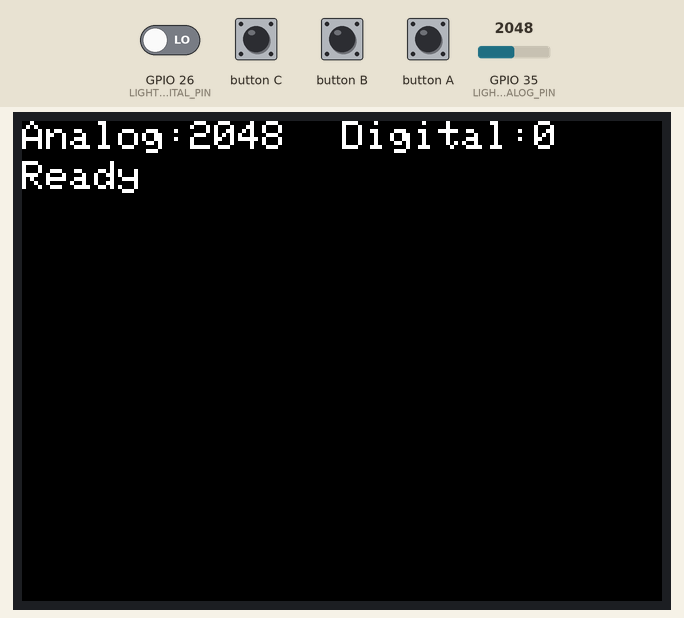
Simulated run of this program. Board: ESP32. Parts: 320×240 colour display. Inputs (shaded band) come from the test bench; at power-on: GPIO 35 (LIGHT_ANALOG_PIN) = 2048, GPIO 26 (LIGHT_DIGITAL_PIN) LOW.

Above: at 1.4 s.
1.5 s: button B pressed for 0.15 s
At 2.8 s:
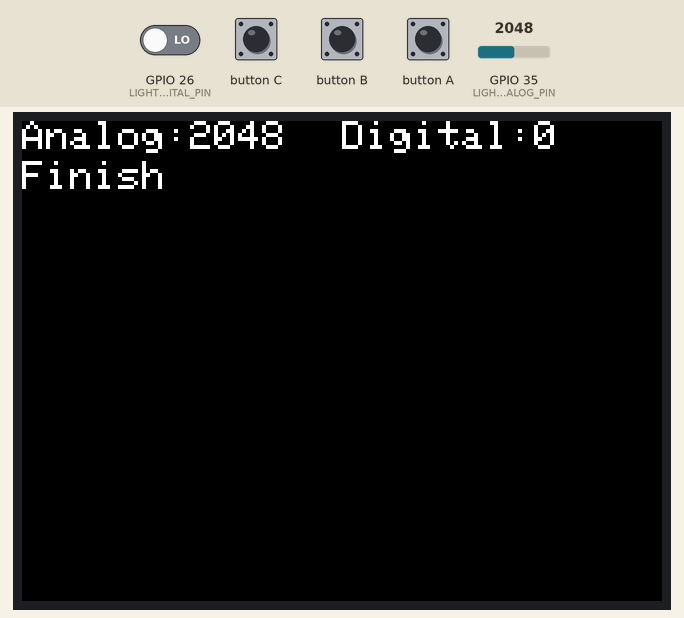
3.1 s: GPIO 35 (LIGHT_ANALOG_PIN) set to 2866
At 3.9 s:
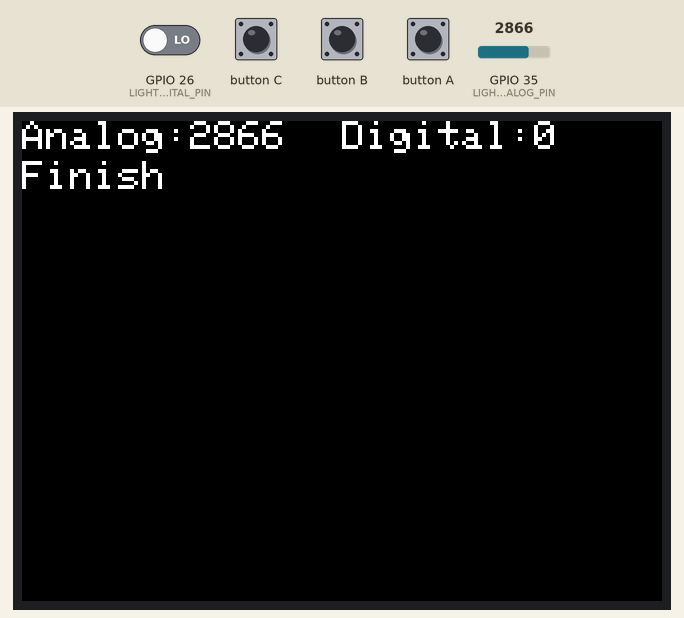
4.6 s: button A pressed for 0.15 s
At 6.0 s:
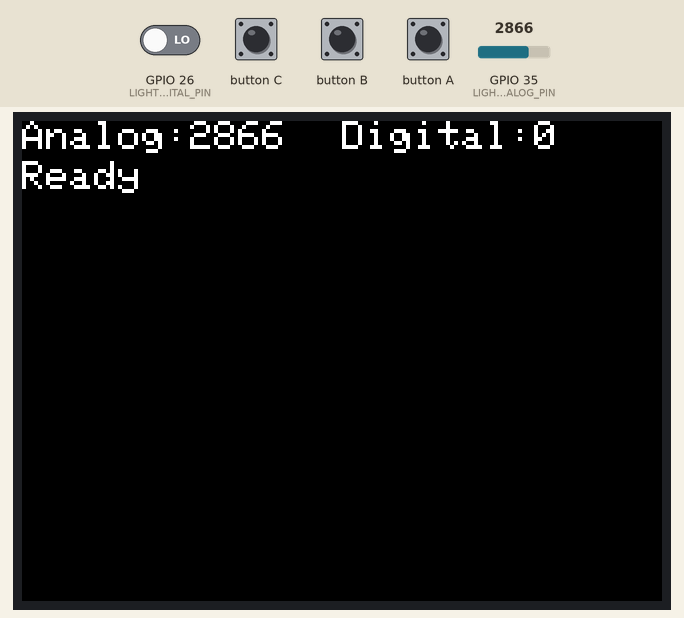
6.3 s: button B pressed for 1 s
At 8.1 s:
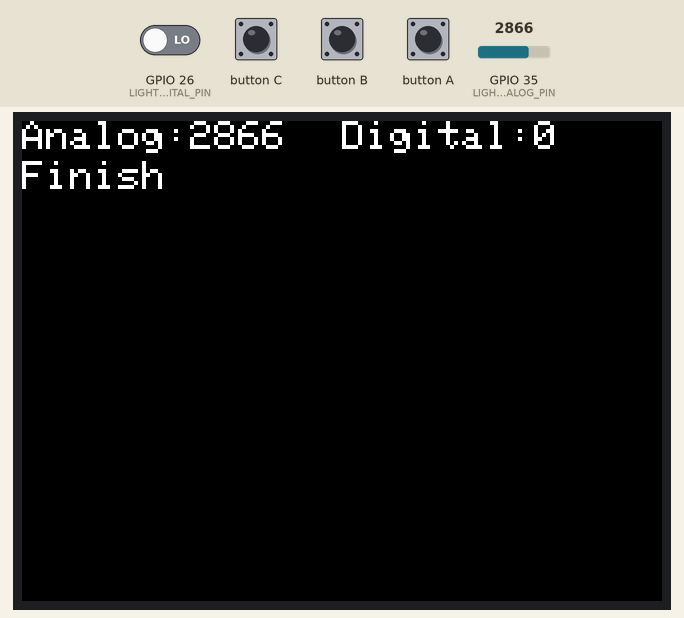
8.8 s: GPIO 26 (LIGHT_DIGITAL_PIN) driven HIGH
10.3 s: button A pressed for 1 s
At 12.8 s:
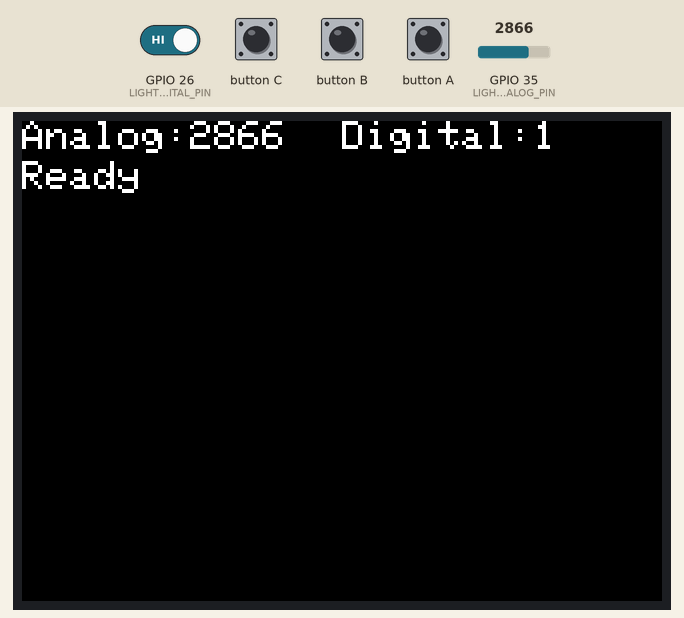
Timing chart, 0 to 13.8 s (numbered marks = the images above; inputs shaded):
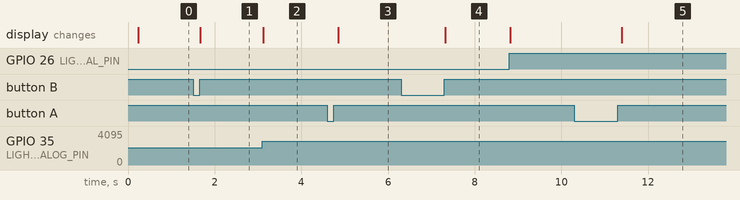

Measured:
- after the input at 1.5 s, the display: changes after 0.16 s (image 1)
- after the input at 3.1 s, the display: changes at once (image 2)
- after the input at 4.6 s, the display: changes after 0.25 s (image 3)
- after the input at 6.3 s, the display: changes after 1.0 s (image 4)
- after the input at 10.3 s, the display: changes after 1.1 s (image 5)

The program:

main.cpp
```cpp
#include <M5Stack.h>

TFT_eSprite img = TFT_eSprite(&M5.Lcd);

// const
int LIGHT_ANALOG_PIN = 35;
int LIGHT_DIGITAL_PIN = 26;

bool is_timer_ready = false;
uint16_t digitalRead_value = 0, analogRead_value = 0;
uint16_t digitalRead_prev_value = 0, analogRead_prev_value = 0;

// 時間保存
const int arraySize = 21;
unsigned long timeArray[arraySize];
int currentIndex = 0;

// header
void setupLightSesor();
void loopButtonEvent();
void updateLightSensor();
void OnDetectLightOff();
void startMeasureTime();
void endMeasureTime();

// body
void setupLightSesor() { pinMode(LIGHT_DIGITAL_PIN, INPUT); }

void updateLightSensor() {
  analogRead_value =
      analogRead(LIGHT_ANALOG_PIN); // Store the analog quantity read from
                                    // pin 36. 将36号引脚读取到的模拟量存储
  digitalRead_value =
      digitalRead(LIGHT_DIGITAL_PIN); // Store the number read from pin 26.
                                      // 将26号引脚读取到的数字量存储
  M5.Lcd.setCursor(0, 0);
  M5.Lcd.printf("Analog:%d\n", analogRead_value);
  M5.Lcd.setCursor(160, 0);
  M5.Lcd.printf("Digital:%d\n", digitalRead_value);

  // M5.lcd.setCursor(0, 80);
  // M5.lcd.print("TESTTEST");
}

void loopButtonEvent() {
  M5.update(); // Read the press state of the key.  读取按键 A, B, C 的状态

  if (M5.BtnA.wasReleased() || M5.BtnA.pressedFor(1000, 200)) {
    // M5.Lcd.print('A');
    startMeasureTime();
  } else if (M5.BtnB.wasReleased() || M5.BtnB.pressedFor(1000, 200)) {
    // M5.Lcd.print('B');
    endMeasureTime();
  } else if (M5.BtnC.wasReleased() || M5.BtnC.pressedFor(1000, 200)) {
    // M5.Lcd.print('C');
  }

  if (is_timer_ready == true) {
    M5.Lcd.setCursor(0, 20);
    M5.Lcd.printf("Ready");
  }
}

void startMeasureTime() {
  is_timer_ready = true;
  currentIndex = 0;
  for (int i = 0; i < arraySize; i++) {
    timeArray[i] = 0;
  }

  M5.Lcd.clear();
}

void endMeasureTime() {
  is_timer_ready = false;
  M5.Lcd.setCursor(0, 20);
  M5.Lcd.printf("Finish");
}

void OnDetectLightOff() {

  if (currentIndex < arraySize) {
    timeArray[currentIndex] = millis();

    if (currentIndex >= 1) {
      float sum = 0.0f;
      int sumcnt = 0;
      for (size_t i = 0; i < currentIndex; i++) {

        float time = (timeArray[i + 1] - timeArray[i]) / 1000.0f;
        int x = (i > 9) ? 160 : 0;
        int y = (i > 9) ? (i - 10) * 20 : i * 20;
        M5.Lcd.setCursor(x, 40 + y);
        M5.Lcd.printf("Time%d: %.3f\n", i + 1, time);

        sum += time;
        sumcnt++;
      }

      float avg = sum / sumcnt;
      M5.Lcd.setCursor(160, 20);
      M5.Lcd.printf("Avg: %.3f\n", avg);
    }

    currentIndex++;

  } else {
  }
}

// lifecyecle
void setup() {
  M5.begin();       // Init M5Stack.  初始化M5Stack
  M5.Power.begin(); // Init power  初始化电源模块
  M5.Speaker.begin();
  M5.Speaker.mute();

  // M5.Lcd.setColorDepth(8);
  // M5.Lcd.createSprite(320, 240); // 创建一块320x240的画布
  M5.Lcd.setTextSize(2);

  setupLightSesor();

  startMeasureTime();
}

void loop() {
  // M5.Lcd.fillRect(0, 0, 320, 240, 0x00);

  loopButtonEvent();
  updateLightSensor();

  // M5.Lcd.pushSprite(0, 0); // 把画布推送到屏幕(0,0)处

  if (is_timer_ready == true && digitalRead_value == 1 &&
      digitalRead_prev_value == 0) {
    OnDetectLightOff();
  }

  digitalRead_prev_value = digitalRead_value;

  delay(10);
}
```
